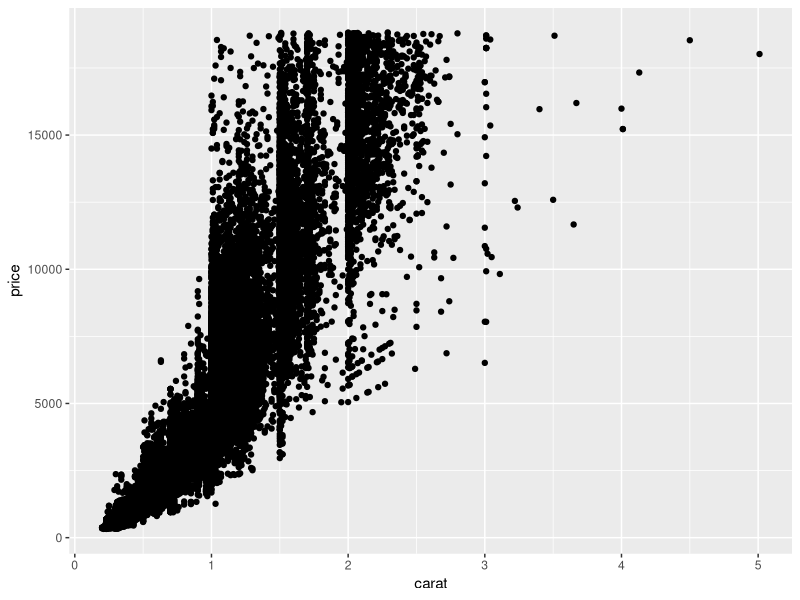
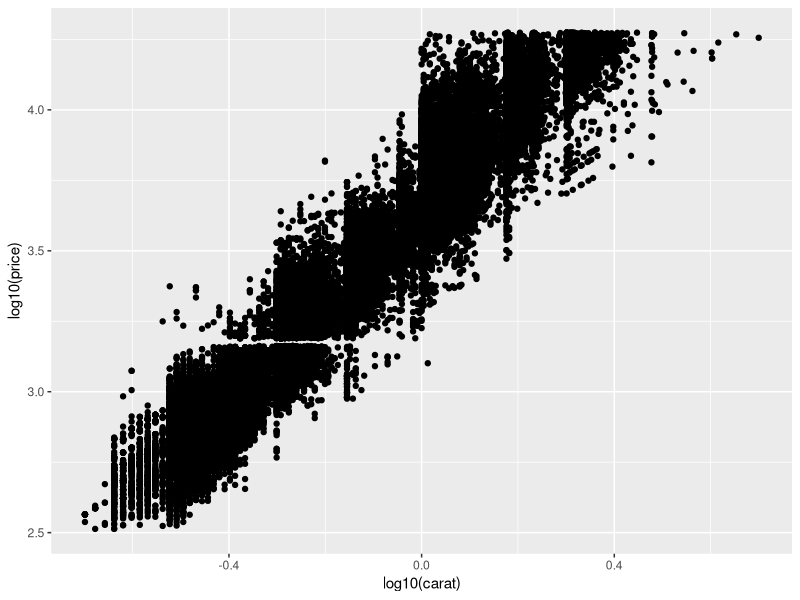
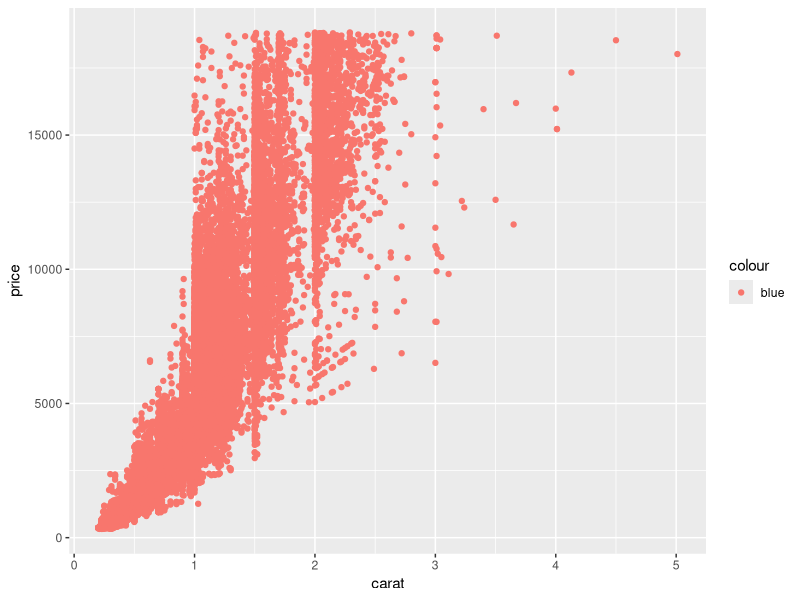
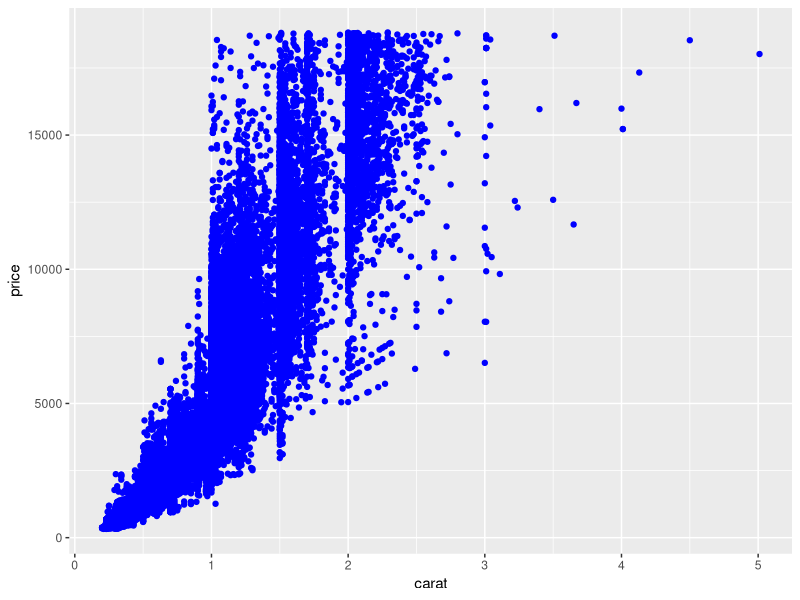
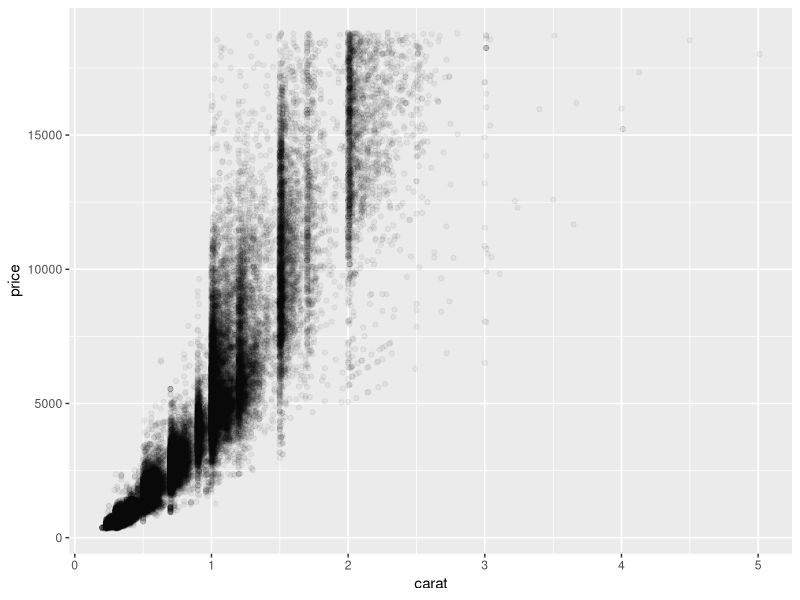
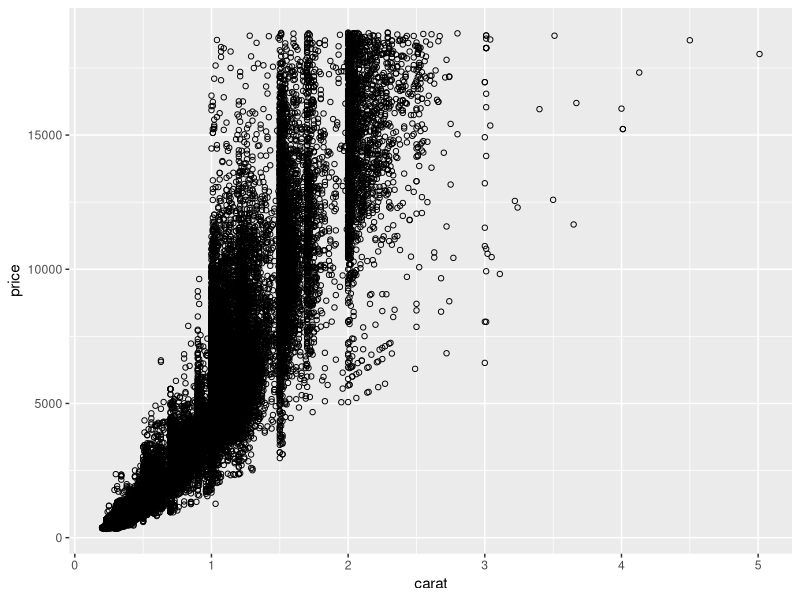
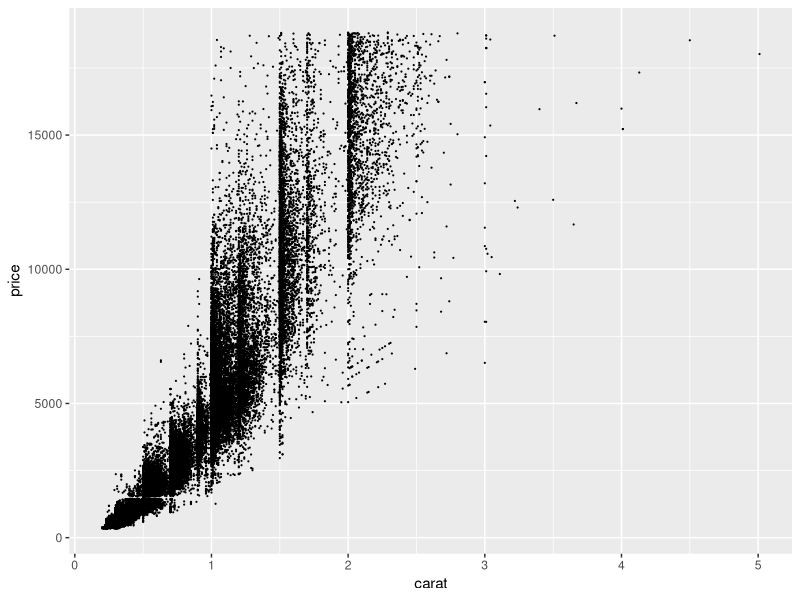
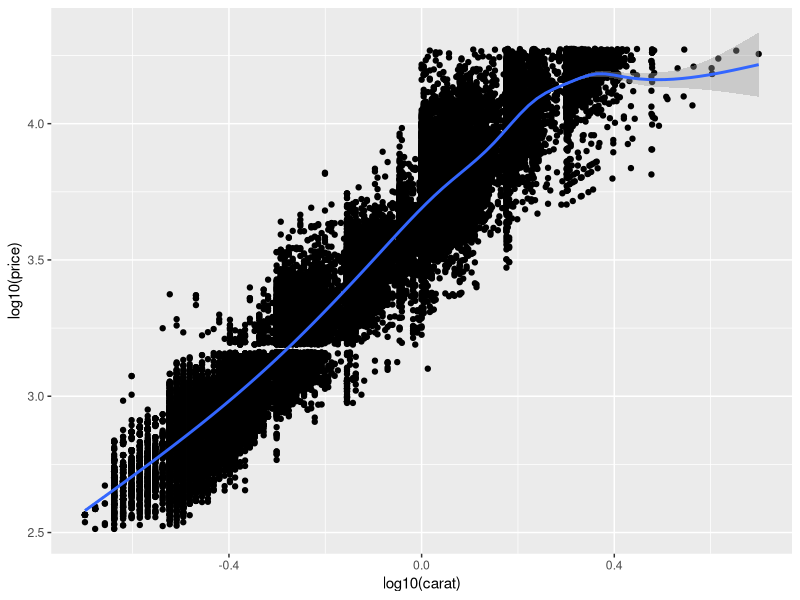

Write the R code that produced these figures, in order.
library(ggplot2)

# Layer basics ------------------------------------------------------------

# ggplot(diamonds, aes(price, carat))
# ggplot(diamonds)
aes(price, carat)

geom_point()
geom_histogram()

# Warmups ------------------------------------------------------------------

ggplot(diamonds, aes(carat, price)) +
  geom_point()

ggplot(diamonds, aes(log10(carat), log10(price))) +
  geom_point()


# Change aesthetics -------------------------------------------------------

ggplot(diamonds, aes(carat, price)) +
  geom_point(aes(colour = "blue"))

ggplot(diamonds, aes(carat, price)) +
  geom_point(colour = "blue")

ggplot(diamonds, aes(carat, price)) +
  geom_point(alpha = 1/20)
ggplot(diamonds, aes(carat, price)) +
  geom_point(shape = 1)
ggplot(diamonds, aes(carat, price)) +
  geom_point(size = 0.1)


# Conditional summaries ---------------------------------------------------

ggplot(diamonds, aes(log10(carat), log10(price))) +
  geom_point() +
  geom_smooth()

ggplot(diamonds, aes(log10(carat), log10(price), colour = cut)) +
  geom_point() +
  geom_smooth()
ggplot(diamonds, aes(log10(carat), log10(price))) +
  geom_point(aes(colour = cut)) +
  geom_smooth()



ggplot(diamonds, aes(log10(carat), log10(price))) +
  geom_point() +
  geom_smooth(method = "lm")

mod <- lm(log10(price) ~ log10(carat), data = diamonds)
diamonds$resid <- resid(mod)

ggplot(diamonds, aes(log10(carat), log10(price))) +
  geom_point(aes(colour = resid)) +
  geom_smooth(method = "lm") +
  scale_colour_gradient2()

ggplot(diamonds, aes(log10(carat), resid)) +
  geom_point()


ggplot(diamonds, aes(log10(carat), log10(price))) +
  geom_boxplot()

ggplot(diamonds, aes(log10(carat), log10(price))) +
  geom_boxplot(aes(group = plyr::round_any(log10(carat), 0.05)))

plyr::round_any(c(3.232, 5.46, 10.46), 0.1)
plyr::round_any(c(3.232, 5.46, 10.46), 0.25)
plyr::round_any(c(3.232, 5.46, 10.46), 3)

ggplot(diamonds, aes(log10(carat), log10(price))) +
  geom_violin(aes(group = plyr::round_any(log10(carat), 0.1)), scale = "width")

ggplot(diamonds, aes(1, depth)) +
  geom_boxplot()

ggplot(diamonds, aes(cut, depth)) +
  geom_boxplot()

ggplot(diamonds, aes(depth)) +
  geom_histogram(binwidth = 0.2) +
  xlim(56, 67)

ggplot(diamonds, aes(depth, fill = cut)) +
  geom_histogram(binwidth = 0.2) +
  xlim(56, 67)

ggplot(diamonds, aes(depth)) +
  geom_histogram(binwidth = 0.2) +
  facet_wrap(~cut) +
  xlim(56, 67)

ggplot(diamonds, aes(depth, colour = cut)) +
  geom_freqpoly(binwidth = 0.2) +
  xlim(56, 67)

ggplot(diamonds, aes(depth, colour = cut)) +
  geom_freqpoly(aes(y = ..density..), binwidth = 0.2) +
  xlim(56, 67)



# Distribution of price ---------------------------------------------------

ggplot(diamonds, aes(price)) +
  geom_histogram()

ggplot(diamonds, aes(log10(price))) +
  geom_histogram()
ggplot(diamonds, aes(log10(price))) +
  geom_histogram(binwidth = 0.05)

ggplot(diamonds, aes(log10(price))) +
  geom_histogram(aes(fill = cut), binwidth = 0.05)
ggplot(diamonds, aes(log10(price))) +
  geom_freqpoly(aes(colour = cut), binwidth = 0.05)
ggplot(diamonds, aes(log10(price))) +
  geom_freqpoly(aes(y = ..density.., colour = cut), binwidth = 0.05)
ggplot(diamonds, aes(log10(price))) +
  geom_freqpoly(aes(y = ..density.., colour = cut), binwidth = 0.25)

ggplot(diamonds, aes(cut, log10(price))) +
  geom_violin()

ggplot(diamonds, aes(log10(price))) +
  geom_density(aes(y = ..density.., colour = cut))


# Joint summaries ---------------------------------------------------------

ggplot(diamonds, aes(log10(carat), log10(price))) +
  geom_point()

ggplot(diamonds, aes(log10(carat), log10(price))) +
  geom_bin2d()
ggplot(diamonds, aes(log10(carat), log10(price))) +
  geom_hex()

ggplot(diamonds, aes(log10(carat), log10(price))) +
  geom_density2d()

# Comparisons -------------------------------------------------------------

ggplot(diamonds, aes(log10(carat), log10(price))) +
  geom_point(aes(colour = color))
ggplot(diamonds, aes(log10(carat), log10(price))) +
  geom_point() +
  facet_wrap(~ color)
ggplot(diamonds, aes(log10(carat), log10(price))) +
  geom_bin2d() +
  facet_wrap(~ color)

ggplot(diamonds, aes(log10(carat), log10(price))) +
  geom_bin2d() +
  facet_wrap(~color)

# Annotations can be very useful!
coef(lm(log10(price) ~ log10(carat), data = diamonds))

mod <- lm(log10(price) ~ log10(carat), data = diamonds)

grid <- data.frame(
  carat = seq(min(diamonds$carat), max(diamonds$carat), length = 10)
)
grid$price <- 10 ^ predict(mod, newdata = grid)
grid

ggplot(diamonds, aes(log10(carat), log10(price))) +
  geom_bin2d() +
  geom_line(data = grid, colour = "white", size = 2) +
  facet_wrap(~color)

mod_coef <- coef(mod)
ggplot(diamonds, aes(log10(carat), log10(price))) +
  geom_bin2d() +
  geom_abline(intercept = mod_coef[1], slope = mod_coef[2], colour = "white") +
  facet_wrap(~color)


diamonds$color <- factor(diamonds$color, ordered = F)
anova(lm(log10(price) ~ log10(carat) * color, data = diamonds))

